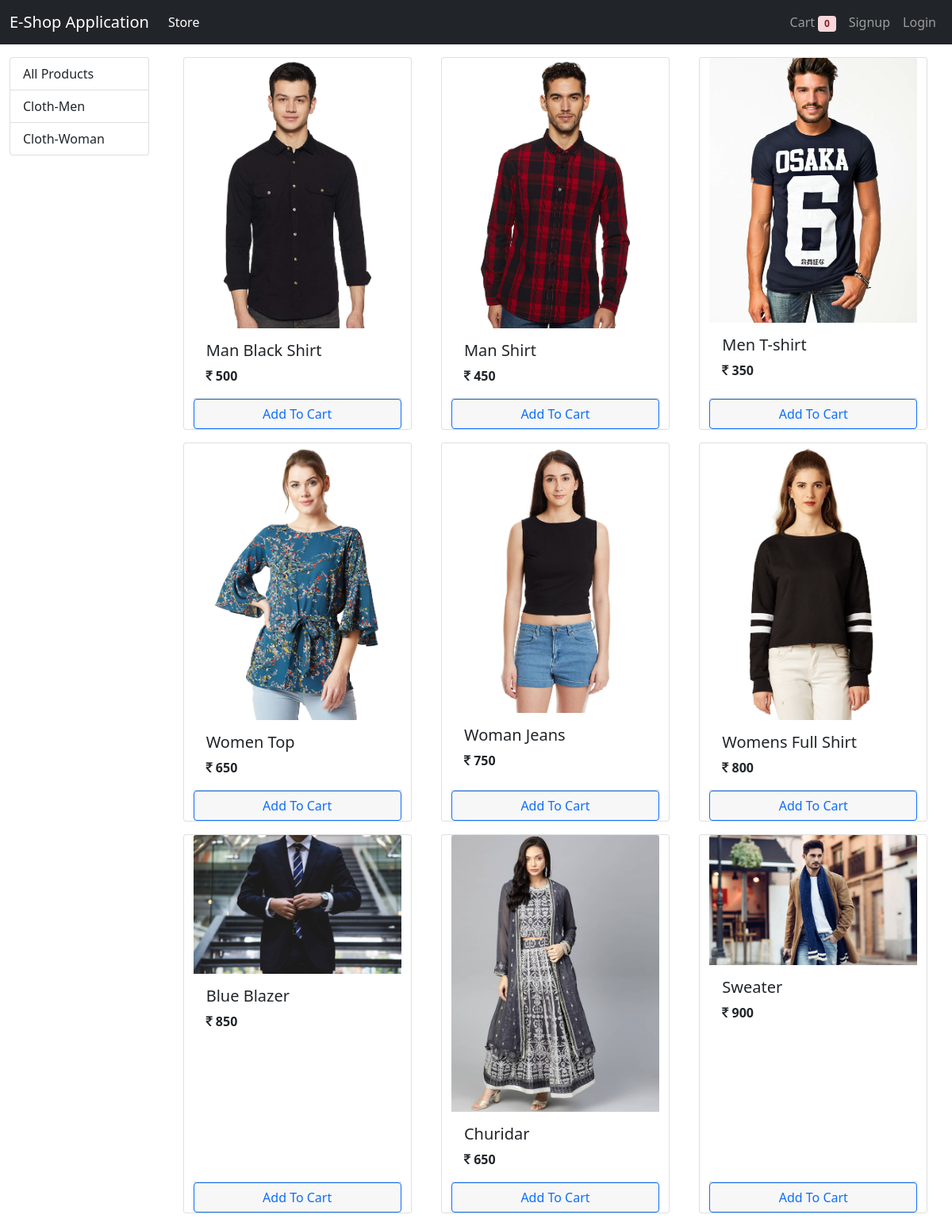
The page / on the database its author committed.
### store/models/Category.py (models this page shows, shortened)
class Ctaegory(models.Model):
    name = models.CharField(max_length= 30)
    @staticmethod
    def get_all_category():
        return Ctaegory.objects.all()

### store/models/product.py (models this page shows, shortened)
class Product(models.Model):
    name = models.CharField(max_length= 50)
    price = models.IntegerField(default= 0)
    category = models.ForeignKey(Ctaegory , on_delete= models.CASCADE , default= 1)
    description = models.CharField(max_length= 200 , default= '')
    image = models.ImageField(upload_to ='uploads/products/')
    @staticmethod
    def get_all_products():
        return Product.objects.all()

### store/views/index.py (the view, shortened to what this page needs)
# urls.py: path('' , index.Index.as_view()),
class Index(View):
    def get(self, request):
        cart = request.session.get('cart')
        if not cart:
            request.session['cart'] = {}
        products = None
        categories = Ctaegory.get_all_category()
        categoryID = request.GET.get('category')
        if categoryID:
            products = Product.get_products_by_category(categoryID)
        else:
            products = Product.get_all_products()
        data = {
            'products': products,
            'categories': categories
        }
        return render(request, 'index.html', data)

### store/templatetags/cart.py (called while the page is built)
@register.filter(name="is_in_cart")
def is_in_cart(product , cart):
    keys = cart.keys()
    for id in keys:
        if int(id) == product.id:
            return True
    return False

### store/templates/index.html (shortened to what this page needs)
{% extends 'base.html' %}
{% block content %}
{% load cart %}
<div class="container-fluid mt-3">
    <div class="row">
        <div id="filterproduct" class="col-lg-2 mx-auto">
            <div class="list-group">
                <a href="/" class="list-group-item"> All Products </a>
                {% for category in categories %}
                <a href="/?category={{category.id}}" class="list-group-item"> {{ category.name }} </a>
                {% endfor %}
            </div>
        </div>
        <div id="products" class="col-lg-10 mx-auto">
            <div class="row mx-auto">
                {% for product in products %}
                <div class="card mx-auto mb-3" id="{{product.id}}" style="width: 18rem;">
                    <img src="{{ product.image.url }}" class="card-img-top" alt="...">
                    <div class="card-body">
                        <h5 class="card-title"> {{ product.name }}</h5>
                        <p class="card-text"> <b> <i class="fa fa-inr"></i> {{ product.price }}</b> </p>
                    </div>
                    <div class="card-footer p-0 ">
                        {% if product|is_in_cart:request.session.cart %}
                        <div class="row ">
                            <form action="/#{{product.id}}" method="post" class="col-2">
                                {% csrf_token %}
                                <input hidden type="text" name="productID" value="{{product.id}}">
                                <input hidden type="text" name="removeProduct" value="True">
                                <input type="submit" value="-" class="btn btn-block btn-info ">
                            </form>
                            <div class="text-center col  py-1"> {{ product|cart_quantity:request.session.cart }} in Cart</div>
                            <form action="/#{{product.id}}" method="post" class="col-2">
                                {% csrf_token %}
                                <input hidden type=" text" name="productID" value="{{product.id}}">
                                <input type="submit" value="+" class="btn btn-block btn-info">
                            </form>
                        </div>
                        {% else %}
                        <form action="/#{{product.id}}" method="post" class="btn-block">
                            <input type="submit" class="btn btn-outline-primary form-control" value="Add To Cart">
                        </form>
                        {% endif %}
                    </div>
                </div>
                {% endfor %}
            </div>
        </div>
    </div>
</div>
{% endblock %}

### store/templates/base.html (shortened to what this page needs)
<!DOCTYPE html>
<html lang="en">
<head>
    <link href="https://cdn.jsdelivr.net/npm/bootstrap@5.1.3/dist/css/bootstrap.min.css" rel="stylesheet"
>
    <link rel="stylesheet" href="https://cdnjs.cloudflare.com/ajax/libs/font-awesome/4.7.0/css/font-awesome.min.css">
</head>
<body >
    <nav class="navbar navbar-expand-lg navbar-dark bg-dark">
        <div class="container-fluid">
            <a class="navbar-brand" href="#">E-Shop Application</a>
            <div class="collapse navbar-collapse" id="navbarSupportedContent">
                <ul class="navbar-nav me-auto mb-2 mb-lg-0">
                    <li class="nav-item">
                        <a class="nav-link active" aria-current="page" href="/">Store</a>
                    </li>
                </ul>
                <ul class="navbar-nav my-2 my-lg-0 text-black">
                    <li class="nav-item">
                        <a class="nav-link" href="/cart">Cart
                            <span class="badge alert-danger">{{ request.session.cart.keys|length }}</span>
                        </a>
                    </li>
                    {% if request.session.customer %}
                    <li class="nav-item">
                        <a class="nav-link" href="/orders">Orders</a>
                    </li>
                    <li class="nav-item">
                        <a class="nav-link" href="/logout">Logout</a>
                    </li>
                    {% else %}
                    <li class="nav-item">
                        <a class="nav-link" href="/signup">Signup</a>
                    </li>
                    <li class="nav-item">
                        <a class="nav-link" href="/login">Login</a>
                    </li>
                    {% endif %}
                </ul>
            </div>
        </div>
    </nav>
    {% block content %}
    {% endblock %}
</body>
</html>

### rows shown on the page
Ctaegory: name "Cloth-Men"
Ctaegory: name "Cloth-Woman"
Product: image (picture), name "Man Black Shirt", price "500"
Product: image (picture), name "Man Shirt", price "450"
Product: image (picture), name "Men T-shirt", price "350"
Product: image (picture), name "Women Top", price "650"
Product: image (picture), name "Woman Jeans", price "750"
Product: image (picture), name "Womens Full Shirt", price "800"
Product: image (picture), name "Blue Blazer", price "850"
Product: image (picture), name "Churidar", price "650"
Product: image (picture), name "Sweater", price "900"

### other values the page prints
{{ request.session.cart.keys|length }} "0"
